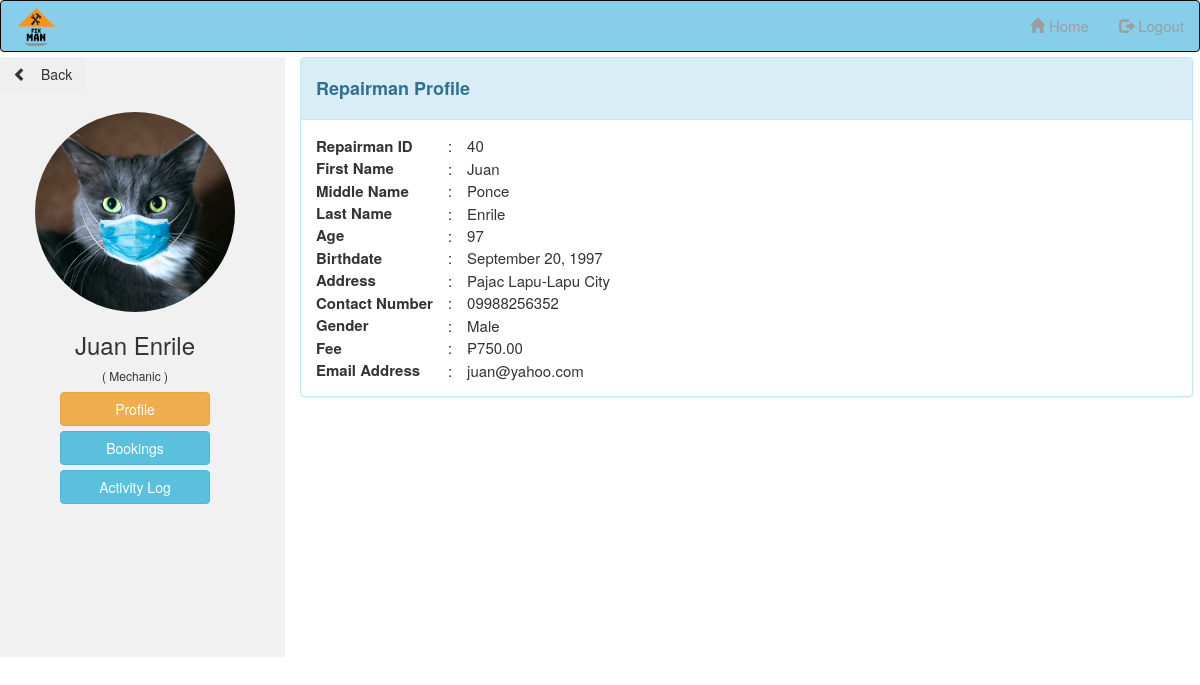
The page /admin/adminviewrepairmanprofile.php?repairmanid=40 (signed in) on the database its author committed.
### tables this page shows
CREATE TABLE `repairman` (
  `repairmanid` int(11) NOT NULL,
  `fname` varchar(50) NOT NULL,
  `mname` varchar(50) NOT NULL,
  `lname` varchar(50) NOT NULL,
  `age` int(11) NOT NULL,
  `bdate` date NOT NULL,
  `address` varchar(50) NOT NULL,
  `contactno` varchar(50) NOT NULL,
  `gender` varchar(50) NOT NULL,
  `username` varchar(50) NOT NULL,
  `password` varchar(50) NOT NULL,
  `email` varchar(50) NOT NULL,
  `category` varchar(50) NOT NULL,
  `experience` varchar(50) NOT NULL,
  `fee` decimal(11,2) NOT NULL,
  `documents` varchar(100) NOT NULL,
  `documents2` varchar(50) NOT NULL,
  `documents3` varchar(50) NOT NULL,
  `profilepix` varchar(200) NOT NULL,
  `user_type` varchar(50) NOT NULL,
  `status` varchar(50) NOT NULL,
  `transaction` varchar(50) NOT NULL,
  `paymentopt` varchar(11) NOT NULL
);

### admin/adminviewrepairmanprofile.php (the view, shortened to what this page needs)
<?php
	include('../config.php');
	$repairmanid = $_GET['repairmanid'];
	$repairman = mysqli_query($database, "SELECT * FROM repairman WHERE repairmanid = '$repairmanid'");
    while ($rep = mysqli_fetch_array($repairman))
    {
    	$category = $rep['category'];
        $fname = $rep['fname'];
        $mname = $rep['mname'];
        $lname = $rep['lname'];
        $age = $rep['age'];
        $newbdate = date('F d, Y', strtotime($rep['bdate']));
        $address = $rep['address'];
        $contactno = $rep['contactno'];
        $gender = $rep['gender'];
        $profilepix = $rep['profilepix'];
        $fee = $rep['fee'];
        $email = $rep['email'];
    }
?>
<!DOCTYPE html>
<html>
<head>
		  <link rel="stylesheet" href="https://maxcdn.bootstrapcdn.com/bootstrap/3.4.1/css/bootstrap.min.css">
</head>
<body>
<?php include('adminheader.php')?>
<div class="row" style="margin-top:-15px">
	<div class="col-sm-3" style="width:300px !important;background-color:#F1F1F1;height:600px">
	<button class="btn btn-light" onclick="location.href='adminviewrepairman.php';"/><span class="glyphicon glyphicon-chevron-left">&nbsp</span>Back</button>
      <center><div class="img_div">
          <br>
          <img src="../profilepix/<?php echo $profilepix ?>" style="width:200px;height:200px;border-radius:100px">
          <h3><?php echo $fname ?> <?php echo $lname ?></h3>
          <h6>( <?php echo$category; ?> )</h6>
          <a class="btn btn-warning" href="adminviewrepairmanprofile.php?repairmanid=<?php echo$repairmanid ?>" style="width:150px;margin-bottom:5px">Profile</a>
          <a class="btn btn-info" href="repairmanbookings.php?repairmanid=<?php echo$repairmanid ?>" style="width:150px;margin-bottom:5px">Bookings</a>
          <a class="btn btn-info" href="repairmanactivitylog.php?repairmanid=<?php echo$repairmanid ?>" style="width:150px;margin-bottom:5px">Activity Log</a>
        </div></center>
    </div>
    <div class="col-sm-9">
    	<div class="panel-group" id="accordion" role="tablist" aria-multiselectable="true">
          <div class="panel panel-info">
            <div class="panel-heading" role="tab" id="headingOne">
              <h4 class="panel-title">
                  <h4><b>Repairman Profile</b></h4>
              </h4>
            </div>
            <div align="left" id="collapseOne" class="panel-collapse collapse in" role="tabpanel" aria-labelledby="headingOne">
              <div class="panel-body">
                <table>
					<tr>
			      	  <td><b>Repairman ID</b></td>
			      	  <td>&emsp;: </td>
			      	  <td>&emsp;<?php echo$repairmanid?></td>
					</tr>
			      	<tr>
			      	  <td><b>First Name</b></td>
			      	  <td>&emsp;: </td>
			      	  <td>&emsp;<?php echo $fname?></td>
					</tr>
			        <tr>
			          <td><b>Middle Name</b></td>
			          <td>&emsp;: </td>
			          <td>&emsp;<?php echo $mname?></td>
			        </tr>
			        <tr>
			          <td><b>Last Name</b></td>
			          <td>&emsp;: </td>
			          <td>&emsp;<?php echo $lname?></td>
			        </tr>
			        <tr>
			          <td><b>Age</b></td>
			          <td>&emsp;: </td>
			          <td>&emsp;<?php echo $age?></td>
			        </tr>
			        <tr>
			          <td><b>Birthdate</b></td>
			          <td>&emsp;: </td>
			          <td>&emsp;<?php echo $newbdate?></td>
			        </tr>
			        <tr>
			          <td><b>Address</b></td>
			          <td>&emsp;: </td>
			          <td>&emsp;<?php echo $address?></td>
			        </tr>
			        <tr>
			          <td><b>Contact Number</b></td>
			          <td>&emsp;: </td>
			          <td>&emsp;<?php echo $contactno?></td>
			        </tr>
			        <tr>
			          <td><b>Gender</b></td>
			          <td>&emsp;: </td>
			          <td>&emsp;<?php echo $gender?></td>
			        </tr>
			        <tr>
			          <td><b>Fee</b></td>
			          <td>&emsp;: </td>
			          <td>&emsp;<?php echo '₱'; echo$fee?></td>
			        </tr>
			        <tr>
			          <td><b>Email Address</b></td>
			          <td>&emsp;: </td>
			          <td>&emsp;<?php echo $email?></td>
			        </tr>
			      </table>
              </div>
            </div>
          </div>
        </div>
    </div>
</div>
</body>
</html>

### admin/adminviewrepairmanprofile.php (style rules this page uses)
body { font-family: Century Gothic, Arial, sans-serif, !important; height: auto; background-position: center; background-repeat: no-repeat; background-size: cover; font-size: 1.5em !important; }

### rows shown on the page
repairman: profilepix (picture), fname "Juan", lname "Enrile", category "Mechanic", mname "Ponce", age "97", bdate "September 20, 1997", address "Pajac Lapu-Lapu City", contactno "09988256352", gender "Male", fee "750.00", email "juan@yahoo.com"

### other values the page prints
$repairmanid "40"
